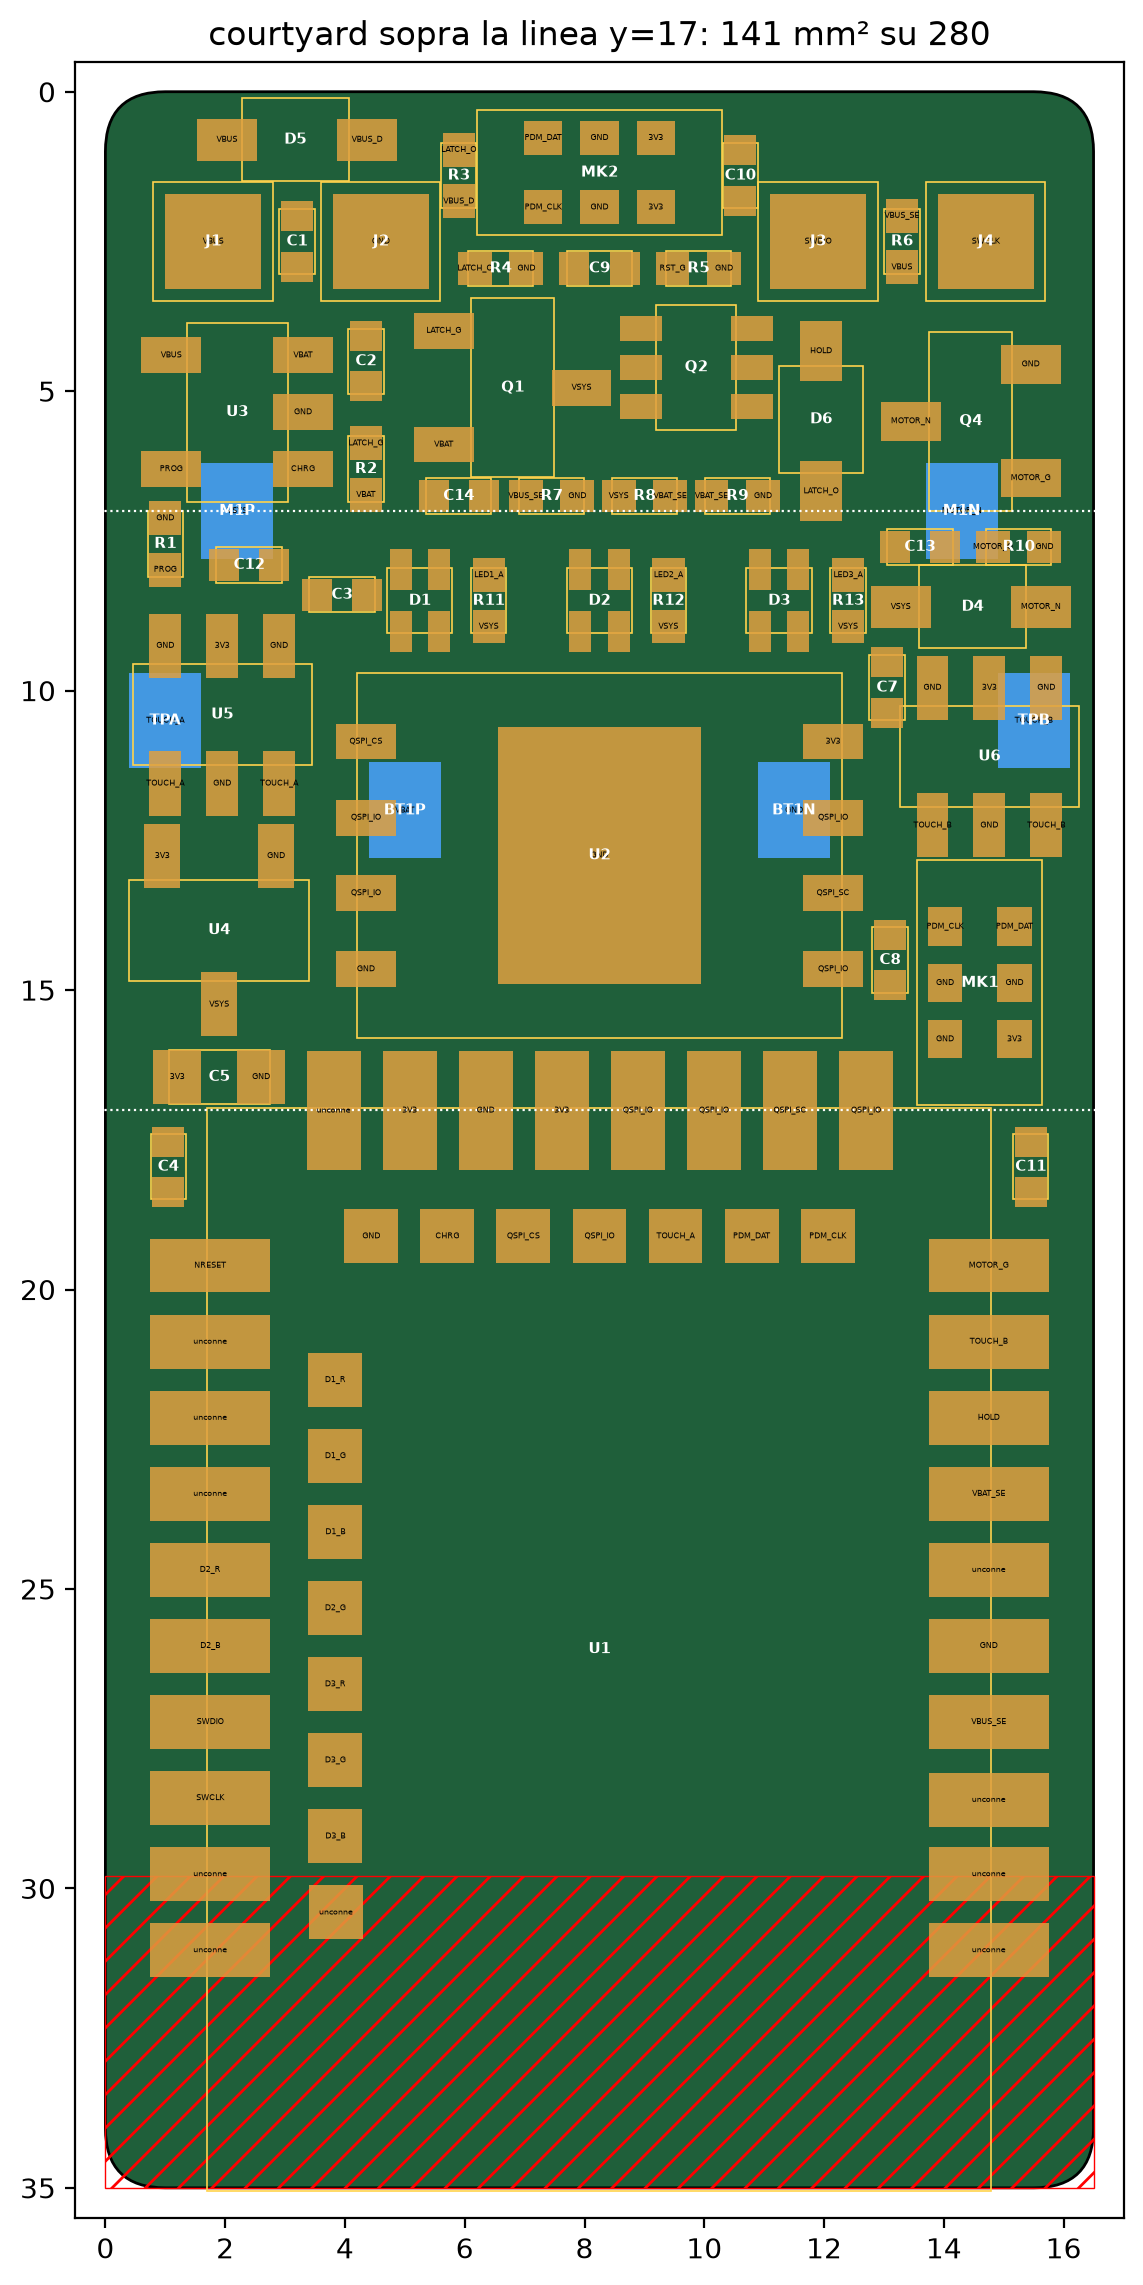

Here is the Python script that generated this plot:
"""Disegna anteprima.json (lato superiore + piazzole del retro) in anteprima.png. Python di sistema."""
import json, os, sys
import matplotlib
matplotlib.use("Agg")
import matplotlib.pyplot as plt
from matplotlib.patches import Rectangle, FancyBboxPatch

HERE = os.path.dirname(os.path.abspath(__file__))
data = json.load(open(os.path.join(HERE, "anteprima.json")))
out = sys.argv[1] if len(sys.argv) > 1 else os.path.join(HERE, "anteprima.png")
fig, ax = plt.subplots(figsize=(7, 14))
ax.add_patch(FancyBboxPatch((0, 0), 16.5, 35, boxstyle="round,pad=0,rounding_size=1", fc="#1f5f3a", ec="k"))
for y in (7, 17):
    ax.axhline(y, color="w", ls=":", lw=0.8)
ax.add_patch(Rectangle((0, 29.8), 16.5, 5.2, fc="none", ec="r", hatch="//", lw=0.5))
area = 0
for c in data:
    back = all(p[5] for p in c["pads"]) and c["pads"]
    if not back:
        ax.add_patch(Rectangle((c["x"], c["y"]), c["w"], c["h"], fc="none", ec="#ffd34d", lw=0.6))
        if c["y"] + c["h"] < 17.5:
            area += c["w"] * c["h"]
    for x, y, w, h, net, isb in c["pads"]:
        ax.add_patch(Rectangle((x, y), w, h, fc=("#4aa3ff" if isb else "#e0a040"), ec="none", alpha=0.85))
        if w * h > 0.3:
            ax.text(x + w / 2, y + h / 2, net[:7], fontsize=3, ha="center", va="center", color="k")
    ax.text(c["x"] + c["w"] / 2, c["y"] + c["h"] / 2, c["ref"], fontsize=5.5, ha="center", va="center",
            color="w", weight="bold")
ax.set_xlim(-0.5, 17); ax.set_ylim(35.5, -0.5); ax.set_aspect("equal")
ax.set_title(f"courtyard sopra la linea y=17: {area:.0f} mm² su {16.5*17:.0f}")
plt.savefig(out, dpi=200, bbox_inches="tight")
print("area A+B", round(area, 1))

# controllo sovrapposizioni: courtyard e pad come rettangoli separati, solo lato superiore
def rects(c):
    r=[(c["x"],c["y"],c["x"]+c["w"],c["y"]+c["h"])]
    r+=[(x,y,x+w,y+h) for x,y,w,h,_,isb in c["pads"] if not isb]
    return r
top=[c for c in data if not (c["pads"] and all(p[5] for p in c["pads"]))]
bad=[]
for i,a_ in enumerate(top):
    for R in rects(a_)[1:]:
        if R[0]<0.3 or R[1]<0.3 or R[2]>16.2 or R[3]>34.7: bad.append((a_["ref"],"rame-bordo",[round(v,2) for v in R]))
    for b in top[i+1:]:
        m=0
        for A in rects(a_):
            for B in rects(b):
                ox=min(A[2],B[2])-max(A[0],B[0]); oy=min(A[3],B[3])-max(A[1],B[1])
                if ox>0.01 and oy>0.01: m=max(m,min(ox,oy))
        if m: bad.append((a_["ref"],b["ref"],round(m,2)))
print("sovrapposizioni:", bad or "nessuna")
